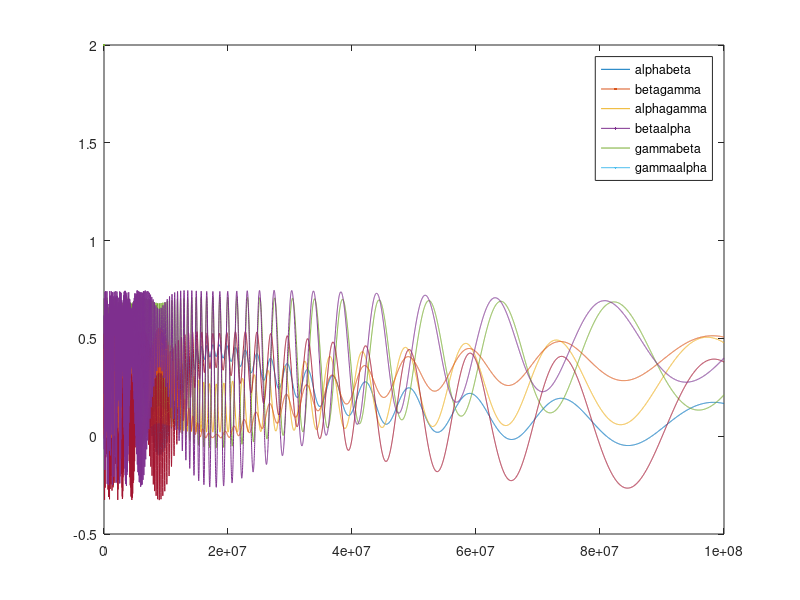
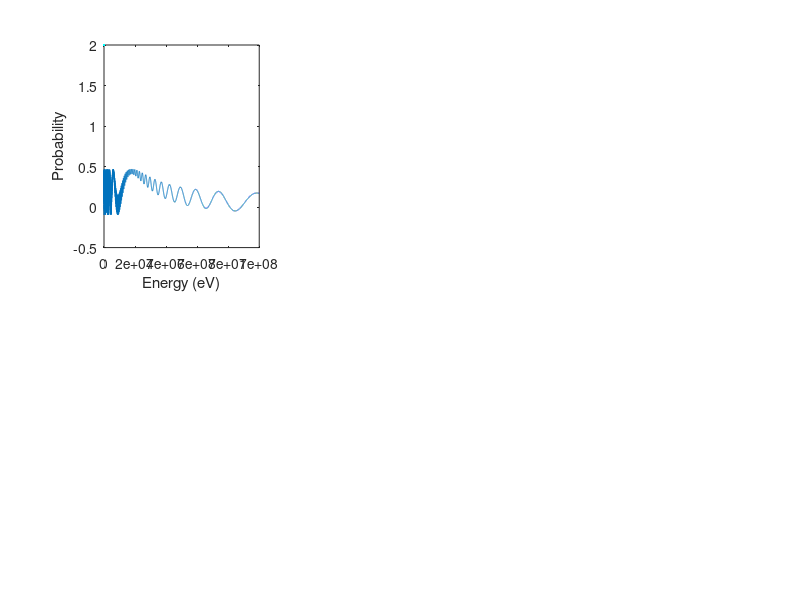

These figures' MATLAB source, in order: (Note: this script raises an error after producing the figures.)
%%% Neutrino in Free Space
%% Constants and Units of Neutrino Ossilation in Free Space(Three Flavor)
%Direct is for appearance of oscillation, indirect is for disappearance
Energy = 0.5;              % GeV(Using Nuclear Source for energy, use normal 
%non-relativistic formula for energy if have a momentum(p) to use
EnergyIndex = 0;
DataPoints = 500; %% Used to determine how many data points to get
PositionData = zeros(1,DataPoints); % Used to store position data
PositionIndex = 0; % Used to increment data matrices
ProbabilityMatrix = zeros(3,3); % Matrix to store oscillation probabilities
OscillationProbabilityData = zeros(DataPoints);
SurvivalProbabilityData = zeros(DataPoints); % Used to store probability data
EnergyData = zeros(1,DataPoints);
deltaCP = 0;  %CP-Violating Phaseck

%% Flavor Representation
electron=1; 
muon=2;
taon=3; %Flavor Representation in Rows

alpha=muon;
beta=electron;
gamma=taon; %Flavor Represenation in greek letters for ease of use

%% Change in neutrino masses from flavor change in ***m^2***
dm21 = 7.49e-5;       % eV^2
dm31 = 2.51e-3;       % eV^2
dm32 = dm31 - dm21;   % eV^2
dm23 = -dm32; %eV^2; this is due to the change in mass from one flavor to another will be the opposite when going the opposite way; ultimately will be squared in calculations.
dm12 = -dm21; %eV^2
dm13 = -dm31; %eV^2
Del_m_jk_squared = [0    dm12 dm13;
            dm21 0    dm23;
            dm31 dm32 0   ]; %Matrix for Del_m
% Cite "Review of Particle Physics*" *Particle Data Group* page 1334

%% Mixing Levels
theta12 = 33.7*pi/180; %Solar Mixing Levels
theta13 = 8.5*pi/180;  %Reactor Mixing Levels
theta23 = 48.0*pi/180; %Atmospheric Mixing Levels
%Cite "Neutrino Oscillations in the Three Flavor Paradigm*" *Peter B. Denton* page 12

%% More Constants
%Solar neutrinos
L_coh_solar_cm = 10^8; %cm
L_coh_solar = L_coh_solar_cm * 1e2 /1.973269804593e-7; %[eV^-1]
sigma_x_solar_cm = 10^-7; %cm
sigma_x_solar = sigma_x_solar_cm * 1e2 /1.973269804593e-7; %[eV^-1]

%Reactor
L_coh_reactor_cm =10^9; %cm
L_coh_reactor = L_coh_reactor_cm * 1e2 /1.973269804593e-7; %[eV^-1]

%Accelarator
L_coh_accelerator_cm=10^21; %cm
L_coh_accelerator = L_coh_accelerator_cm * 1e2 /1.973269804593e-7; %[eV^-1] 

%Supernova
L_coh_supernova_cm=100; %cm
L_coh_supernova = L_coh_supernova_cm * 1e2 /1.973269804593e-7; %[eV^-1] 

%serphant
eta = 0.49; %m_mue^2 / m_pi^2

%% Shorthanded Trig Variables
c12=cos(theta12);
s12=sin(theta12);
c13=cos(theta13);
s13=sin(theta13);
c23=cos(theta23);
s23=sin(theta23);

%% Base Vectors for the Neutrinos
nu_e=[1;0;0];
nu_m=[0;1;0];
nu_t=[0;0;1];

%% Complex Exponential for CP Violation
exp_minusi_delta=exp(-1i*deltaCP);
exp_plusi_delta=exp(1i*deltaCP);

%% PMNS Mixing Matrix
Ue1=c12*c13;
Ue2=s12*c13;
Ue3=s13*exp_minusi_delta;

Umu1=-s12*c23 - c12*s23*s13*exp_plusi_delta;
Umu2=c12*c23 - s12*s23*s13*exp_plusi_delta;
Umu3= s23*c13;

Utau1=s12*s23 - c12*c23*s13*exp_plusi_delta;
Utau2=-c12*s23 - s12*c23*s13*exp_plusi_delta;
Utau3=c23*c13; %cite "Earth-Density Effects in LBL Experiments: A Comprehensive Review of Theory, Observations, and Future Directions" T. Pandit, B. S. Koranga

%Final Unitary Matrix
UnitaryMatrix=[Ue1  ,Ue2  ,Ue3  ; 
               Umu1 ,Umu2 ,Umu3 ; 
               Utau1,Utau2,Utau3];

UnitaryMatrixInverse = inv(UnitaryMatrix); %Final Unitary Matrix Inverse

%% As a function of energy
    % This is the same equation, using energy as a non-constant, and
    % changing operations to reflect so.
function [Prob,Energyoutput] = ProbEnergy(initial,final,UnitaryMatrix,UnitaryInverse,Del_m_jk_squared,Ljk_coh,eta,sigma_x,Energy_lim,sizing,x)
    sum1 = 0;
    sum2 = 0;
    dih=0;
    Energydih = linspace(1,Energy_lim,sizing);
    for i = 1:sizing
        for j = 1:3
            sum1 = sum1 + (abs((UnitaryMatrix(final,j))))^2*(abs(UnitaryMatrix(initial,j)))^2; %Baseline Probability
            for k = 1:3
                if k>j
                    Ljk_osc = 4*pi*Energydih / abs(Del_m_jk_squared(j,k)); % eV^-1
                    %Using L_jk_coh as a constant
                    sum2 = sum2 + (2*real(UnitaryInverse(initial,k)*UnitaryMatrix(initial,j)*UnitaryMatrix(final,k)*UnitaryInverse(final,j)*exp(1i*2*pi*x/(Ljk_osc(i)))))*exp(-((x/Ljk_coh)^2))*exp(-2*pi^2*eta^2*(sigma_x/Ljk_osc(i))^2);
                end
            end
        end
        dih(1,i) = sum1+sum2;
        sum1=0;
        sum2=0;
    end
    Prob = dih;
    Energyoutput = Energydih;
    i=1:sizing;
    plot(Energydih(i),dih(i),LineWidth=2)
end

%% Direct Survival Probability function
    %The effects that we have discussed above can be included in the formula for the probability να → νβ
    %using a wave packet, or more rigorously a quantum field theory treatment with the result [40]:
function [Prob,Dist] = DICK(initial,final,UnitaryMatrix,UnitaryInverse,Del_m_jk_squared,Ljk_coh,eta,sigma_x,Energy_input,sizing,xlim)
    sum1 = 0;
    sum2 = 0;
    xdih = 1:(xlim/sizing):xlim;
    dih=0;
    for i = 1:sizing
        x = i*(xlim/sizing);
        for j = 1:3
            sum1 = sum1 + (abs((UnitaryMatrix(final,j))))^2*(abs(UnitaryMatrix(initial,j)))^2; %Baseline
            for k = 1:3
                if k>j
                    Ljk_osc = 4*pi*Energy_input / abs(Del_m_jk_squared(j,k));
                    %Using L_jk_coh as a constant
                    sum2 = sum2 + (2*real(UnitaryInverse(initial,k)*UnitaryMatrix(initial,j)*UnitaryMatrix(final,k)*UnitaryInverse(final,j)*exp(1i*2*pi*x/(Ljk_osc))))*exp(-((x/Ljk_coh)^2))*exp(-2*pi^2*eta^2*(sigma_x/Ljk_osc)^2);
                end
            end
        end
        dih(1,i) = sum1+sum2;
        sum1=0;
        sum2=0;
    end
    Prob = dih;
    Dist = xdih;
    i=1:sizing;
    plot(xdih(i),dih(i),LineWidth=2)
end

%cite "INTRODUCTION TO NEUTRINO PHYSICS" P. Lipari 5.5 Equation (96)

%% For the Plotting
sigma_x =    sigma_x_solar;
Energy2 =    0.1e9; %eV
Ljk_coh =    L_coh_solar;
samplesize = 10000; %to achieve sample spacing in function
Dist =       295; %Distance to look up until [km]

MaxDist = Dist * 1e3 /1.973269804593e-7; %[eV^-1]

figure(4)
[P12,x12] = ProbEnergy(alpha,beta,UnitaryMatrix,UnitaryMatrixInverse,Del_m_jk_squared,Ljk_coh,eta,sigma_x,Energy2,samplesize,MaxDist);
hold on
[P23,x23] = ProbEnergy(beta,gamma,UnitaryMatrix,UnitaryMatrixInverse,Del_m_jk_squared,Ljk_coh,eta,sigma_x,Energy2,samplesize,MaxDist);
[P13,x13] = ProbEnergy(alpha,gamma,UnitaryMatrix,UnitaryMatrixInverse,Del_m_jk_squared,Ljk_coh,eta,sigma_x,Energy2,samplesize,MaxDist);
[P21,x21] = ProbEnergy(beta,alpha,UnitaryMatrix,UnitaryMatrixInverse,Del_m_jk_squared,Ljk_coh,eta,sigma_x,Energy2,samplesize,MaxDist);
[P32,x32] = ProbEnergy(gamma,beta,UnitaryMatrix,UnitaryMatrixInverse,Del_m_jk_squared,Ljk_coh,eta,sigma_x,Energy2,samplesize,MaxDist);
[P31,x31] = ProbEnergy(gamma,alpha,UnitaryMatrix,UnitaryMatrixInverse,Del_m_jk_squared,Ljk_coh,eta,sigma_x,Energy2,samplesize,MaxDist);
legend('alphabeta','betagamma','alphagamma','betaalpha','gammabeta','gammaalpha')

figure(399);
subplot(2,3,1)
plot(x12,P12,LineWidth=2,Color='cyan')
xlabel("Energy (eV)")
ylabel("Probability")
title("Muon to electron at "+Dist+" km")

subplot(2,3,2)
plot(x13,P13,LineWidth=2,Color='blue')
xlabel("Energy (eV)")
ylabel("Probability")
title("Muon to Taon at "+Dist+" km")

subplot(2,3,3)
plot(x23,P23,LineWidth=2,Color='red')
xlabel("Energy (eV)")
ylabel("Probability")
title("Electron to Taon at "+Dist+" km")

subplot(2,3,4)
plot(x21,P21,LineWidth=2,Color='Green')
xlabel("Energy (eV)")
ylabel("Probability")
title("Electron to Muon at "+Dist+" km")

subplot(2,3,5)
plot(x31,P31,LineWidth=2,Color='magenta')
xlabel("Energy (eV)")
ylabel("Probability")
title("Taon to Muon at "+Dist+" km")

subplot(2,3,6)
plot(x32,P32,LineWidth=2,Color='yellow')
xlabel("Energy (eV)")
ylabel("Probability")
title("Taon to Electron at "+Dist+" km")

%% Plotting 2: Electric Boogaloo
figure(401)
plot(x12,P12,LineWidth=2,Color='cyan')
xlabel("Energy (eV)")
ylabel("Probability")
title("Muon to electron at "+Dist+" km")

figure(402)
plot(x13,P13,LineWidth=2,Color='blue')
xlabel("Energy (eV)")
ylabel("Probability")
title("Muon to Taon at "+Dist+" km")

figure(403)
plot(x23,P23,LineWidth=2,Color='red')
xlabel("Energy (eV)")
ylabel("Probability")
title("Electron to Taon at "+Dist+" km")

figure(404)
plot(x21,P21,LineWidth=2,Color='Green')
xlabel("Energy (eV)")
ylabel("Probability")
title("Electron to Muon at "+Dist+" km")

figure(405)
plot(x31,P31,LineWidth=2,Color='magenta')
xlabel("Energy (eV)")
ylabel("Probability")
title("Taon to Muon at "+Dist+" km")

figure(406)
plot(x32,P32,LineWidth=2,Color='yellow')
xlabel("Energy (eV)")
ylabel("Probability")
title("Taon to Electron at "+Dist+" km")
